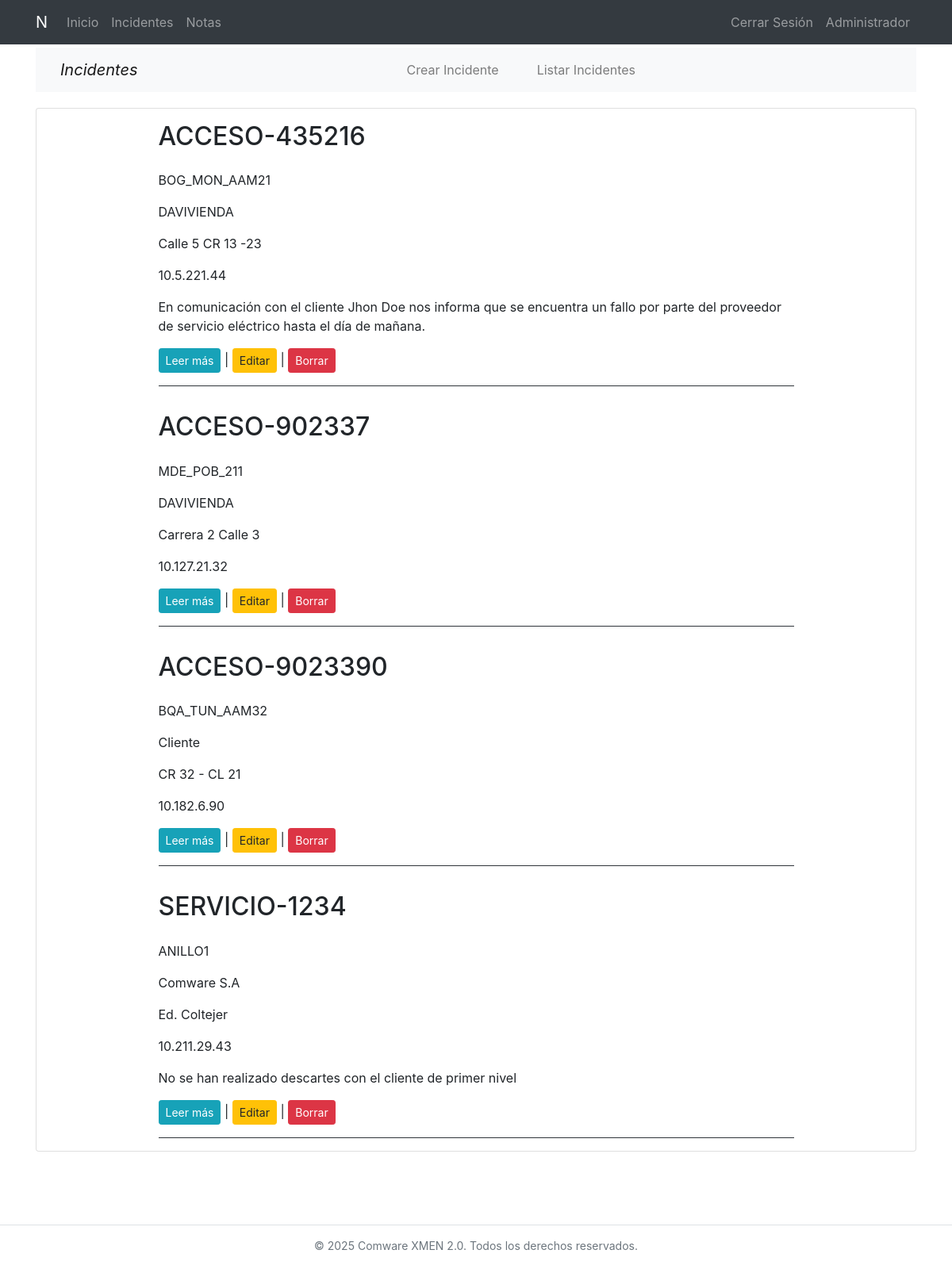
Screenshot of /incidents/ (signed in) with the database file from the repository.
### incidents/models.py (models this page shows, shortened)
class Incident(models.Model):
    id_servicio = models.CharField(max_length=20, verbose_name='Identificador', unique=True)
    nombre_anillo = models.CharField(max_length=20, verbose_name='Anillo')
    nombre_cliente = models.CharField(max_length=50, verbose_name='Empresa')
    nit = models.CharField(max_length=15, verbose_name='Nit')
    nombre_contacto = models.CharField(max_length=30, verbose_name='Nombre contacto')
    numero_contacto = models.CharField(max_length=15, verbose_name='Número contacto')
    correo_contacto = models.EmailField(verbose_name='Correo contacto')
    direccion_servicio = models.CharField(max_length=50, verbose_name='Dirección servicio')
    ip = models.CharField(max_length=16, verbose_name='ip switch')
    observaciones = models.TextField(verbose_name='Observaciones',  blank=True, null=True)
    created = models.DateTimeField(auto_now_add=True, verbose_name='Fecha de creación')
    updated = models.DateTimeField(auto_now=True, verbose_name='Fecha de modificación')
    usuario = models.ForeignKey(User, on_delete=models.CASCADE, related_name='incidentes', null=True)
    class Meta:
        verbose_name = 'incidente'
        verbose_name_plural = 'incidentes'
        ordering = ["-created"]

### incidents/views.py (the view)
# urls.py: path('', views.ListIncidentView.as_view(), name='incidents'),
class ListIncidentView(LoginRequiredMixin, ListView):
    model = Incident
    def get_queryset(self):
        return Incident.objects.filter(usuario=self.request.user)

### incidents/templates/incidents/incident_list.html (shortened to what this page needs)
{% extends 'core/base.html' %}
{% load static %}
{% block content %}
{% include 'incidents/includes/incidents_menu.html' %}
<main role="main">
  <div class="container card shadow-sm">
    {% for incident in incident_list|dictsort:"id" %}
      <div class="row mt-3">
        <div class="col-md-9 mx-auto">
          <h2 class="mb-4 ">{{incident.id_servicio}}</h2>
          <div>
            <p>{{incident.nombre_anillo|striptags|safe|truncatechars:"200"}}</p>
            <p>{{incident.nombre_cliente|striptags|safe|truncatechars:"200"}}</p>
            <p>{{incident.direccion_servicio|striptags|safe|truncatechars:"200"}}</p>
            <p>{{incident.ip|striptags|safe|truncatechars:"200"}}</p>
            <p>{{incident.observaciones|striptags|safe|truncatechars:"200"}}</p>
              <a href="{% url 'incidents:incident' incident.id incident.id_servicio|slugify  %}"
              class="btn btn-info btn-sm">Leer más</a>
            | <a href="{% url 'incidents:update' incident.id  %}"
              class="btn btn-warning btn-sm" >Editar</a>
            | <a href="{% url 'incidents:delete' incident.id  %}"
              class="btn btn-danger btn-sm">Borrar</a>
              <hr class="bg-dark">
          </div>
        </div>
      </div>
    {% endfor %}
  </div>
</main>
{% endblock %}

### core/static/core/css/main.css (style rules this page uses)
main { padding-top: 20px; }
:root { --jumbotron-padding-y: 3rem; }

### rows the page displays
Incident: id_servicio "ACCESO-435216", nombre_anillo "BOG_MON_AAM21", nombre_cliente "DAVIVIENDA", direccion_servicio "Calle 5 CR 13 -23", ip "10.5.221.44", observaciones "En comunicación con el cliente Jhon Doe nos informa que se encuentra un fallo por parte del proveedor de servicio eléctrico hasta el día de mañana."
Incident: id_servicio "ACCESO-902337", nombre_anillo "MDE_POB_211", nombre_cliente "DAVIVIENDA", direccion_servicio "Carrera 2 Calle 3", ip "10.127.21.32"
Incident: id_servicio "ACCESO-9023390", nombre_anillo "BQA_TUN_AAM32", nombre_cliente "Cliente", direccion_servicio "CR 32 - CL 21", ip "10.182.6.90"
Incident: id_servicio "SERVICIO-1234", nombre_anillo "ANILLO1", nombre_cliente "Comware S.A", direccion_servicio "Ed. Coltejer", ip "10.211.29.43", observaciones "No se han realizado descartes con el cliente de primer nivel"
